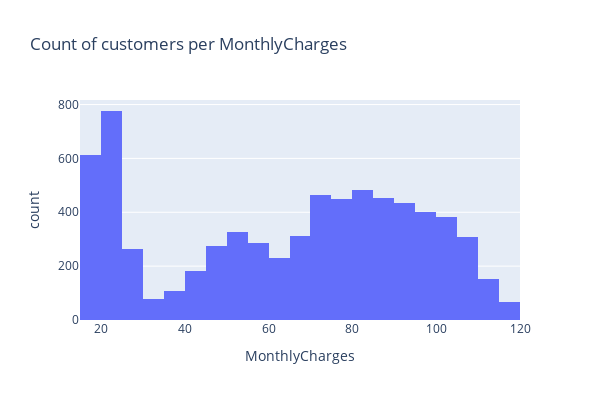

Notebook code for this chart:
### Code cell
fig = px.histogram(df,x= 'MonthlyCharges',height=400, width = 600, title = "Count of customers per MonthlyCharges", nbins = 50)
fig.show() # a big amount of customer have between 20-25 dollars charges per month. There are fewever customers who have more than 25 monthly charge per month

### Figure 1 — Plotly figure (JSON) as saved in the notebook; plotly's stock layout.template omitted (floating-point values rounded to 4 significant figures; data arrays with more than 128 entries replaced by an {"elided": "..."} marker saying what was removed)
{"data": [{"alignmentgroup": "True", "bingroup": "x", "hovertemplate": "MonthlyCharges=%{x}<br>count=%{y}<extra></extra>", "legendgroup": "", "marker": {"color": "#636efa", "pattern": {"shape": ""}}, "name": "", "nbinsx": 50, "offsetgroup": "", "orientation": "v", "showlegend": false, "type": "histogram", "x": {"elided": "7043 float values"}, "xaxis": "x", "yaxis": "y"}], "layout": {"barmode": "relative", "height": 400, "legend": {"tracegroupgap": 0}, "title": {"text": "Count of customers per MonthlyCharges"}, "width": 600, "xaxis": {"anchor": "y", "domain": [0, 1], "title": {"text": "MonthlyCharges"}}, "yaxis": {"anchor": "x", "domain": [0, 1], "title": {"text": "count"}}}}
